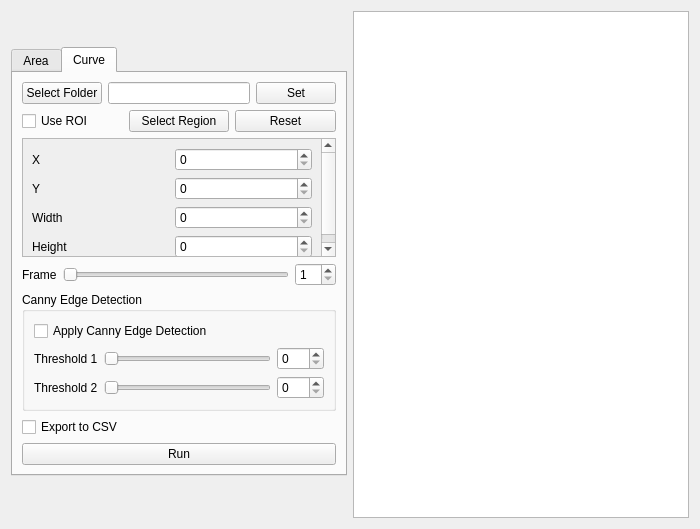
<?xml version="1.0" encoding="UTF-8"?>
<ui version="4.0">
 <class>frequencyDetection</class>
 <widget class="QWidget" name="frequencyDetection">
  <property name="enabled">
   <bool>true</bool>
  </property>
  <property name="geometry">
   <rect>
    <x>0</x>
    <y>0</y>
    <width>700</width>
    <height>450</height>
   </rect>
  </property>
  <property name="windowTitle">
   <string>Form</string>
  </property>
  <layout class="QGridLayout" name="gridLayout">
   <item row="0" column="1" rowspan="14">
    <widget class="qgraphicsviewresize" name="graphicsView">
     <property name="verticalScrollBarPolicy">
      <enum>Qt::ScrollBarPolicy::ScrollBarAlwaysOff</enum>
     </property>
     <property name="horizontalScrollBarPolicy">
      <enum>Qt::ScrollBarPolicy::ScrollBarAlwaysOff</enum>
     </property>
    </widget>
   </item>
   <item row="6" column="0">
    <widget class="QTabWidget" name="tabWidget">
     <property name="currentIndex">
      <number>1</number>
     </property>
     <widget class="QWidget" name="area">
      <attribute name="title">
       <string>Area</string>
      </attribute>
      <layout class="QVBoxLayout" name="verticalLayout">
       <item>
        <layout class="QHBoxLayout" name="horizontalLayout">
         <item>
          <widget class="QPushButton" name="pushButton">
           <property name="text">
            <string>Select Folder</string>
           </property>
          </widget>
         </item>
         <item>
          <widget class="QLineEdit" name="lineEdit"/>
         </item>
         <item>
          <widget class="QPushButton" name="pushButtonSet">
           <property name="text">
            <string>Set</string>
           </property>
          </widget>
         </item>
        </layout>
       </item>
       <item>
        <widget class="QGroupBox" name="threshType">
         <property name="sizePolicy">
          <sizepolicy hsizetype="Fixed" vsizetype="Fixed">
           <horstretch>0</horstretch>
           <verstretch>0</verstretch>
          </sizepolicy>
         </property>
         <property name="maximumSize">
          <size>
           <width>339</width>
           <height>16777215</height>
          </size>
         </property>
         <property name="title">
          <string>Threshold Type</string>
         </property>
         <layout class="QVBoxLayout" name="verticalLayout_2">
          <property name="sizeConstraint">
           <enum>QLayout::SizeConstraint::SetDefaultConstraint</enum>
          </property>
          <item>
           <widget class="QRadioButton" name="radioButton_none">
            <property name="text">
             <string>None</string>
            </property>
            <property name="checked">
             <bool>true</bool>
            </property>
           </widget>
          </item>
          <item>
           <widget class="QRadioButton" name="radioButton_bininverted">
            <property name="text">
             <string>Binary Inverted</string>
            </property>
           </widget>
          </item>
         </layout>
        </widget>
       </item>
       <item>
        <layout class="QHBoxLayout" name="threshold">
         <property name="sizeConstraint">
          <enum>QLayout::SizeConstraint::SetFixedSize</enum>
         </property>
         <item>
          <widget class="QLabel" name="label_6">
           <property name="text">
            <string>Threshold</string>
           </property>
          </widget>
         </item>
         <item>
          <widget class="QSlider" name="thresholdSlider">
           <property name="maximum">
            <number>255</number>
           </property>
           <property name="orientation">
            <enum>Qt::Orientation::Horizontal</enum>
           </property>
          </widget>
         </item>
         <item>
          <widget class="QSpinBox" name="spinBox_2">
           <property name="maximum">
            <number>255</number>
           </property>
          </widget>
         </item>
        </layout>
       </item>
       <item>
        <layout class="QHBoxLayout" name="horizontalLayout_2">
         <item>
          <widget class="QLabel" name="label">
           <property name="text">
            <string>Frame</string>
           </property>
          </widget>
         </item>
         <item>
          <widget class="QSlider" name="horizontalSlider">
           <property name="minimum">
            <number>1</number>
           </property>
           <property name="orientation">
            <enum>Qt::Orientation::Horizontal</enum>
           </property>
          </widget>
         </item>
         <item>
          <widget class="QSpinBox" name="spinBox">
           <property name="minimum">
            <number>1</number>
           </property>
          </widget>
         </item>
        </layout>
       </item>
       <item>
        <layout class="QHBoxLayout" name="fpsLayout">
         <item>
          <widget class="QLabel" name="label_2">
           <property name="text">
            <string>Frames Per Second</string>
           </property>
          </widget>
         </item>
         <item>
          <widget class="QSpinBox" name="spinBoxFPS">
           <property name="minimum">
            <number>1</number>
           </property>
           <property name="maximum">
            <number>9999999</number>
           </property>
           <property name="value">
            <number>13500</number>
           </property>
          </widget>
         </item>
        </layout>
       </item>
       <item>
        <widget class="QGroupBox" name="Limits">
         <property name="title">
          <string>Limits</string>
         </property>
         <layout class="QGridLayout" name="gridLayout_3">
          <item row="0" column="0">
           <widget class="QCheckBox" name="checkBoxApplyLimits">
            <property name="text">
             <string>Apply Limits</string>
            </property>
           </widget>
          </item>
          <item row="2" column="1">
           <widget class="QSlider" name="horizontalSliderLowerLimit">
            <property name="enabled">
             <bool>false</bool>
            </property>
            <property name="orientation">
             <enum>Qt::Orientation::Horizontal</enum>
            </property>
           </widget>
          </item>
          <item row="1" column="2">
           <widget class="QSpinBox" name="spinBoxUpperLimit"/>
          </item>
          <item row="2" column="2">
           <widget class="QSpinBox" name="spinBoxLowerLimit"/>
          </item>
          <item row="1" column="0">
           <widget class="QLabel" name="label_4">
            <property name="text">
             <string>Upper Limit</string>
            </property>
           </widget>
          </item>
          <item row="1" column="1">
           <widget class="QSlider" name="horizontalSliderUpperLimit">
            <property name="enabled">
             <bool>false</bool>
            </property>
            <property name="orientation">
             <enum>Qt::Orientation::Horizontal</enum>
            </property>
           </widget>
          </item>
          <item row="2" column="0">
           <widget class="QLabel" name="label_3">
            <property name="text">
             <string>Lower Limit</string>
            </property>
           </widget>
          </item>
         </layout>
        </widget>
       </item>
       <item>
        <layout class="QHBoxLayout" name="csvLayout">
         <item>
          <widget class="QCheckBox" name="checkBox">
           <property name="text">
            <string>Export to CSV</string>
           </property>
          </widget>
         </item>
        </layout>
       </item>
       <item>
        <widget class="QPushButton" name="runButton">
         <property name="text">
          <string>Run</string>
         </property>
        </widget>
       </item>
      </layout>
     </widget>
     <widget class="QWidget" name="curve">
      <attribute name="title">
       <string>Curve</string>
      </attribute>
      <layout class="QVBoxLayout" name="verticalLayout_3">
       <item>
        <layout class="QHBoxLayout" name="horizontalLayout_curve">
         <item>
          <widget class="QPushButton" name="pushButtonSelectCurve">
           <property name="text">
            <string>Select Folder</string>
           </property>
          </widget>
         </item>
         <item>
          <widget class="QLineEdit" name="lineEditFilenameCurve"/>
         </item>
         <item>
          <widget class="QPushButton" name="pushButtonSetCurve">
           <property name="text">
            <string>Set</string>
           </property>
          </widget>
         </item>
        </layout>
       </item>
       <item>
        <layout class="QHBoxLayout" name="horizontalLayout_3">
         <item>
          <widget class="QCheckBox" name="checkBoxROI">
           <property name="text">
            <string>Use ROI</string>
           </property>
          </widget>
         </item>
         <item>
          <widget class="QPushButton" name="pushButtonSelectRegion">
           <property name="text">
            <string>Select Region</string>
           </property>
          </widget>
         </item>
         <item>
          <widget class="QPushButton" name="pushButtonReset">
           <property name="text">
            <string>Reset</string>
           </property>
          </widget>
         </item>
        </layout>
       </item>
       <item>
        <widget class="QScrollArea" name="scrollArea">
         <property name="widgetResizable">
          <bool>true</bool>
         </property>
         <widget class="QWidget" name="scrollAreaWidgetContents">
          <property name="geometry">
           <rect>
            <x>0</x>
            <y>0</y>
            <width>321</width>
            <height>128</height>
           </rect>
          </property>
          <layout class="QGridLayout" name="gridLayout_4">
           <item row="1" column="0">
            <widget class="QLabel" name="labelY">
             <property name="text">
              <string>Y</string>
             </property>
            </widget>
           </item>
           <item row="2" column="0">
            <widget class="QLabel" name="labelWidth">
             <property name="text">
              <string>Width</string>
             </property>
            </widget>
           </item>
           <item row="0" column="1">
            <widget class="QSpinBox" name="spinBoxX"/>
           </item>
           <item row="0" column="0">
            <widget class="QLabel" name="labelX">
             <property name="text">
              <string>X</string>
             </property>
            </widget>
           </item>
           <item row="3" column="0">
            <widget class="QLabel" name="labelHeight">
             <property name="text">
              <string>Height</string>
             </property>
            </widget>
           </item>
           <item row="1" column="1">
            <widget class="QSpinBox" name="spinBoxY"/>
           </item>
           <item row="2" column="1">
            <widget class="QSpinBox" name="spinBoxWidth"/>
           </item>
           <item row="3" column="1">
            <widget class="QSpinBox" name="spinBoxHeight"/>
           </item>
          </layout>
         </widget>
        </widget>
       </item>
       <item>
        <layout class="QHBoxLayout" name="horizontalLayoutFrameCurve">
         <item>
          <widget class="QLabel" name="labelFrameCurve">
           <property name="text">
            <string>Frame</string>
           </property>
          </widget>
         </item>
         <item>
          <widget class="QSlider" name="horizontalSliderFrameCurve">
           <property name="minimum">
            <number>1</number>
           </property>
           <property name="orientation">
            <enum>Qt::Orientation::Horizontal</enum>
           </property>
          </widget>
         </item>
         <item>
          <widget class="QSpinBox" name="spinBoxFrameCurve">
           <property name="minimum">
            <number>1</number>
           </property>
          </widget>
         </item>
        </layout>
       </item>
       <item>
        <widget class="QGroupBox" name="groupBox">
         <property name="title">
          <string>Canny Edge Detection</string>
         </property>
         <layout class="QGridLayout" name="gridLayout_2">
          <item row="2" column="0">
           <widget class="QLabel" name="labelThresh1">
            <property name="text">
             <string>Threshold 1</string>
            </property>
           </widget>
          </item>
          <item row="3" column="0">
           <widget class="QLabel" name="labelThresh2">
            <property name="text">
             <string>Threshold 2</string>
            </property>
           </widget>
          </item>
          <item row="2" column="1">
           <widget class="QSlider" name="horizontalSliderThresh1">
            <property name="maximum">
             <number>255</number>
            </property>
            <property name="orientation">
             <enum>Qt::Orientation::Horizontal</enum>
            </property>
           </widget>
          </item>
          <item row="3" column="1">
           <widget class="QSlider" name="horizontalSliderThresh2">
            <property name="maximum">
             <number>255</number>
            </property>
            <property name="orientation">
             <enum>Qt::Orientation::Horizontal</enum>
            </property>
           </widget>
          </item>
          <item row="1" column="0" colspan="2">
           <widget class="QCheckBox" name="checkBoxApplyCanny">
            <property name="text">
             <string>Apply Canny Edge Detection</string>
            </property>
           </widget>
          </item>
          <item row="2" column="2">
           <widget class="QSpinBox" name="spinBox_3">
            <property name="maximum">
             <number>255</number>
            </property>
           </widget>
          </item>
          <item row="3" column="2">
           <widget class="QSpinBox" name="spinBox_4">
            <property name="maximum">
             <number>255</number>
            </property>
           </widget>
          </item>
         </layout>
        </widget>
       </item>
       <item>
        <widget class="QCheckBox" name="checkBoxCSVCurve">
         <property name="text">
          <string>Export to CSV</string>
         </property>
        </widget>
       </item>
       <item>
        <widget class="QPushButton" name="pushButtonRunCurve">
         <property name="text">
          <string>Run</string>
         </property>
        </widget>
       </item>
      </layout>
     </widget>
    </widget>
   </item>
  </layout>
 </widget>
 <customwidgets>
  <customwidget>
   <class>qgraphicsviewresize</class>
   <extends>QGraphicsView</extends>
   <header>../../../../qgraphicsviewresize.h</header>
  </customwidget>
 </customwidgets>
 <resources/>
 <connections>
  <connection>
   <sender>spinBox_2</sender>
   <signal>valueChanged(int)</signal>
   <receiver>thresholdSlider</receiver>
   <slot>setValue(int)</slot>
   <hints>
    <hint type="sourcelabel">
     <x>337</x>
     <y>190</y>
    </hint>
    <hint type="destinationlabel">
     <x>291</x>
     <y>186</y>
    </hint>
   </hints>
  </connection>
  <connection>
   <sender>thresholdSlider</sender>
   <signal>valueChanged(int)</signal>
   <receiver>spinBox_2</receiver>
   <slot>setValue(int)</slot>
   <hints>
    <hint type="sourcelabel">
     <x>291</x>
     <y>186</y>
    </hint>
    <hint type="destinationlabel">
     <x>337</x>
     <y>190</y>
    </hint>
   </hints>
  </connection>
  <connection>
   <sender>spinBox</sender>
   <signal>valueChanged(int)</signal>
   <receiver>horizontalSlider</receiver>
   <slot>setValue(int)</slot>
   <hints>
    <hint type="sourcelabel">
     <x>337</x>
     <y>222</y>
    </hint>
    <hint type="destinationlabel">
     <x>179</x>
     <y>217</y>
    </hint>
   </hints>
  </connection>
  <connection>
   <sender>horizontalSlider</sender>
   <signal>valueChanged(int)</signal>
   <receiver>spinBox</receiver>
   <slot>setValue(int)</slot>
   <hints>
    <hint type="sourcelabel">
     <x>194</x>
     <y>217</y>
    </hint>
    <hint type="destinationlabel">
     <x>337</x>
     <y>222</y>
    </hint>
   </hints>
  </connection>
  <connection>
   <sender>horizontalSliderUpperLimit</sender>
   <signal>valueChanged(int)</signal>
   <receiver>spinBoxUpperLimit</receiver>
   <slot>setValue(int)</slot>
   <hints>
    <hint type="sourcelabel">
     <x>288</x>
     <y>331</y>
    </hint>
    <hint type="destinationlabel">
     <x>328</x>
     <y>336</y>
    </hint>
   </hints>
  </connection>
  <connection>
   <sender>horizontalSliderLowerLimit</sender>
   <signal>valueChanged(int)</signal>
   <receiver>spinBoxLowerLimit</receiver>
   <slot>setValue(int)</slot>
   <hints>
    <hint type="sourcelabel">
     <x>288</x>
     <y>358</y>
    </hint>
    <hint type="destinationlabel">
     <x>314</x>
     <y>346</y>
    </hint>
   </hints>
  </connection>
  <connection>
   <sender>spinBoxUpperLimit</sender>
   <signal>valueChanged(int)</signal>
   <receiver>horizontalSliderUpperLimit</receiver>
   <slot>setValue(int)</slot>
   <hints>
    <hint type="sourcelabel">
     <x>328</x>
     <y>336</y>
    </hint>
    <hint type="destinationlabel">
     <x>288</x>
     <y>331</y>
    </hint>
   </hints>
  </connection>
  <connection>
   <sender>spinBoxLowerLimit</sender>
   <signal>valueChanged(int)</signal>
   <receiver>horizontalSliderLowerLimit</receiver>
   <slot>setValue(int)</slot>
   <hints>
    <hint type="sourcelabel">
     <x>328</x>
     <y>363</y>
    </hint>
    <hint type="destinationlabel">
     <x>288</x>
     <y>358</y>
    </hint>
   </hints>
  </connection>
  <connection>
   <sender>horizontalSliderFrameCurve</sender>
   <signal>valueChanged(int)</signal>
   <receiver>spinBoxFrameCurve</receiver>
   <slot>setValue(int)</slot>
   <hints>
    <hint type="sourcelabel">
     <x>255</x>
     <y>239</y>
    </hint>
    <hint type="destinationlabel">
     <x>311</x>
     <y>237</y>
    </hint>
   </hints>
  </connection>
  <connection>
   <sender>spinBoxFrameCurve</sender>
   <signal>valueChanged(int)</signal>
   <receiver>horizontalSliderFrameCurve</receiver>
   <slot>setValue(int)</slot>
   <hints>
    <hint type="sourcelabel">
     <x>315</x>
     <y>241</y>
    </hint>
    <hint type="destinationlabel">
     <x>192</x>
     <y>239</y>
    </hint>
   </hints>
  </connection>
  <connection>
   <sender>spinBox_3</sender>
   <signal>valueChanged(int)</signal>
   <receiver>horizontalSliderThresh1</receiver>
   <slot>setValue(int)</slot>
   <hints>
    <hint type="sourcelabel">
     <x>304</x>
     <y>375</y>
    </hint>
    <hint type="destinationlabel">
     <x>234</x>
     <y>374</y>
    </hint>
   </hints>
  </connection>
  <connection>
   <sender>horizontalSliderThresh1</sender>
   <signal>valueChanged(int)</signal>
   <receiver>spinBox_3</receiver>
   <slot>setValue(int)</slot>
   <hints>
    <hint type="sourcelabel">
     <x>184</x>
     <y>375</y>
    </hint>
    <hint type="destinationlabel">
     <x>302</x>
     <y>381</y>
    </hint>
   </hints>
  </connection>
  <connection>
   <sender>spinBox_4</sender>
   <signal>valueChanged(int)</signal>
   <receiver>horizontalSliderThresh2</receiver>
   <slot>setValue(int)</slot>
   <hints>
    <hint type="sourcelabel">
     <x>304</x>
     <y>409</y>
    </hint>
    <hint type="destinationlabel">
     <x>237</x>
     <y>406</y>
    </hint>
   </hints>
  </connection>
  <connection>
   <sender>horizontalSliderThresh2</sender>
   <signal>valueChanged(int)</signal>
   <receiver>spinBox_4</receiver>
   <slot>setValue(int)</slot>
   <hints>
    <hint type="sourcelabel">
     <x>196</x>
     <y>407</y>
    </hint>
    <hint type="destinationlabel">
     <x>322</x>
     <y>408</y>
    </hint>
   </hints>
  </connection>
 </connections>
</ui>
